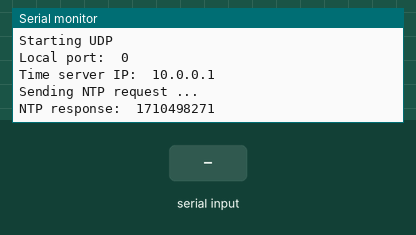
The sketch below on a simulated ESP8266 (NodeMCU). On the bench: the last lines printed to the serial monitor. The inputs (shaded band) are chosen by the test bench. WiFi joins after 1.5 s; servers stay silent unless stated.

Above: at 2.7 s.
2.8 s: "1" received over Serial
At 4.0 s:
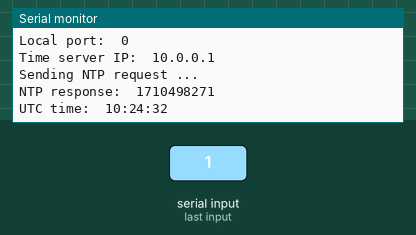
4.3 s: "0" received over Serial
At 5.3 s:
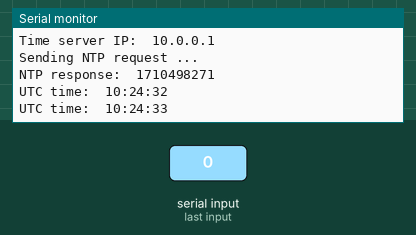
5.8 s: "2" received over Serial
At 6.5 s:
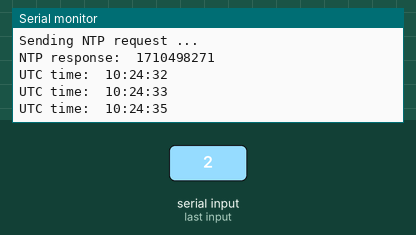

Measured:
- after the input at 2.8 s, the serial monitor: prints a new line at once (image 1)
- after the input at 4.3 s, the serial monitor: prints a new line at once (image 2)
- after the input at 5.8 s, the serial monitor: prints a new line at once (image 3)

The sketch:

NTP.ino
```cpp
#include <ESP8266WiFi.h>
#include <WiFiUdp.h>
WiFiUDP UDP;                     // Create an instance of the WiFiUDP class to send and receive

IPAddress timeServerIP;          // time.nist.gov NTP server address
const char* NTPServerName = "time.nist.gov";

const int NTP_PACKET_SIZE = 48;  // NTP time stamp is in the first 48 bytes of the message

byte NTPBuffer[NTP_PACKET_SIZE]; // buffer to hold incoming and outgoing packets

unsigned long intervalNTP = 60000; // Request NTP time every minute
unsigned long prevNTP = 0;
unsigned long lastNTPResponse = millis();
uint32_t timeUNIX = 0;

unsigned long prevActualTime = 0;
const char* ssid = "dlink-4532";
const char* password = "chansfhayes91";

void setup() {
  Serial.begin(115200);          // Start the Serial communication to send messages to the computer
  delay(10);
  Serial.println("\r\n");

  setupSTA();

  startUDP();

  if (!WiFi.hostByName(NTPServerName, timeServerIP)) { // Get the IP address of the NTP server
    Serial.println("DNS lookup failed. Rebooting.");
    Serial.flush();
    ESP.reset();
  }
  Serial.print("Time server IP:\t");
  Serial.println(timeServerIP);

  Serial.println("\r\nSending NTP request ...");
  sendNTPpacket(timeServerIP);
}

void loop() {

  if (millis() - prevNTP > intervalNTP) { // If a minute has passed since last NTP request
    prevNTP = millis();
    Serial.println("\r\nSending NTP request ...");
    sendNTPpacket(timeServerIP);               // Send an NTP request
  }

  uint32_t time = getTime();                   // Check if an NTP response has arrived and get the (UNIX) time
  if (time) {                                  // If a new timestamp has been received
    timeUNIX = time;
    Serial.print("NTP response:\t");
    Serial.println(timeUNIX);
    lastNTPResponse = millis();
  } else if ((millis() - lastNTPResponse) > 3600000) {
    Serial.println("More than 1 hour since last NTP response. Rebooting.");
    Serial.flush();
    ESP.reset();
  }
 if (Serial.available()){
  uint32_t actualTime = timeUNIX + (millis() - lastNTPResponse) / 1000;
    prevActualTime = actualTime;
    Serial.printf("UTC time:\t%d:%d:%d   \n", getHours(actualTime), getMinutes(actualTime), getSeconds(actualTime));
    Serial.read();
  }
}

void startUDP() {
  Serial.println("Starting UDP");
  UDP.begin(123);                          // Start listening for UDP messages on port 123
  Serial.print("Local port:\t");
  Serial.println(UDP.localPort());
  Serial.println();
}

uint32_t getTime() {
  if (UDP.parsePacket() == 0) { // If there's no response (yet)
    return 0;
  }
  UDP.read(NTPBuffer, NTP_PACKET_SIZE); // read the packet into the buffer
  // Combine the 4 timestamp bytes into one 32-bit number
  uint32_t NTPTime = (NTPBuffer[40] << 24) | (NTPBuffer[41] << 16) | (NTPBuffer[42] << 8) | NTPBuffer[43];
  // Convert NTP time to a UNIX timestamp:
  // Unix time starts on Jan 1 1970. That's 2208988800 seconds in NTP time:
  const uint32_t seventyYears = 2208988800UL;
  // subtract seventy years:
  uint32_t UNIXTime = NTPTime - seventyYears;
  return UNIXTime;
}

void sendNTPpacket(IPAddress& address) {
  memset(NTPBuffer, 0, NTP_PACKET_SIZE);  // set all bytes in the buffer to 0
  // Initialize values needed to form NTP request
  NTPBuffer[0] = 0b11100011;   // LI, Version, Mode
  // send a packet requesting a timestamp:
  UDP.beginPacket(address, 123); // NTP requests are to port 123
  UDP.write(NTPBuffer, NTP_PACKET_SIZE);
  UDP.endPacket();
}

inline int getSeconds(uint32_t UNIXTime) {
  return UNIXTime % 60;
}

inline int getMinutes(uint32_t UNIXTime) {
  return UNIXTime / 60 % 60;
}

inline int getHours(uint32_t UNIXTime) {
  return UNIXTime / 3600 % 24;
}


void setupSTA()
{
  WiFi.mode(WIFI_STA);
  WiFi.begin(ssid, password);
  Serial.print("\n****** Connecting to ");
  Serial.print(ssid);
  Serial.println(" ******");
  uint8_t i = 0;
  while (WiFi.status() != WL_CONNECTED && i++ < 20) {
    delay(500);
    Serial.print(".");
  }
  if (i == 21) {
    Serial.print("Could not connect to");
    Serial.println(ssid);
  }
  else {
    Serial.print(" ");
    Serial.println("WiFi connected");
    Serial.println("");
    //start UART and the server
  }
}
```
